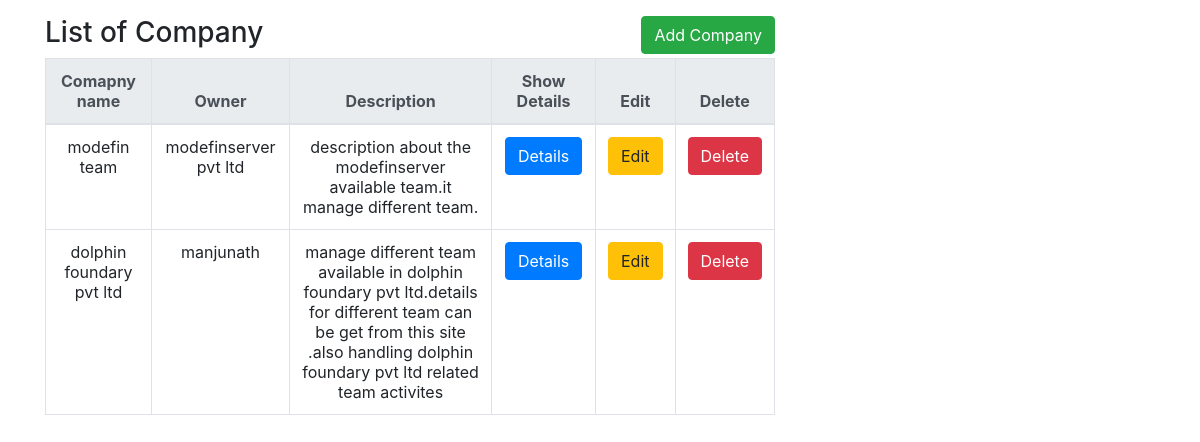
Screenshot of /modelformapp/collection_details/ with the database file from the repository.
### modelformapp/models.py (models this page shows, shortened)
class Collection(models.Model):
    subject = models.CharField(max_length=300, blank=True)
    owner = models.CharField(max_length=300, blank=True)
    note = models.TextField(blank=True)

### modelformapp/views.py (the view)
# urls.py: path('collection_details/', views.collection_details, name='collection_details'),
def collection_details(request):
    collection_obj=Collection.objects.all()
    return render(request,'modelformapp/collection_main.html', {'collection_obj': collection_obj})

### tutorial/templates/modelformapp/collection_main.html
{% extends 'main_base.html' %}
{% block content %}
<div class="row">
    <div class="col-sm-8">
        <p>
            <div class="float-left"><h3>List of Company</h3></div>
            <a class="btn btn-success float-right" href="{%  url 'collection_add' %}">Add Company</a>
        </p>
        <div class="table-responsive-sm">
        {% if collection_obj %}
            <table class="table table-bordered">
                <thead class="thead-light">
                    <tr>
                        <th class="text-center">Comapny name</th>
                        <th class="text-center">Owner</th>
                        <th class="text-center">Description</th>
                         <th class="text-center">Show Details</th>
                        <th class="text-center">Edit</th>
                        <th class="text-center">Delete</th>
                    </tr>
                </thead>
                <tbody>
                {% for p_data in collection_obj %}
                    <tr>
                <td class="text-center">{{p_data.subject}}</td>
                <td class="text-center">{{p_data.owner}}</td>
                <td class="text-center">{{p_data.note}}</td>
        <td class="text-center"><a class="btn btn-primary" href="{%  url 'collection_each_details' p_data.id %}">Details</a></td>
        <td class="text-center"><a class="btn btn-warning" href="{%  url 'collection_edit' p_data.id %}">Edit</a></td>
    <td class="text-center"><a class="btn btn-danger" href="{%  url 'collection_delete' p_data.id %}">Delete</a>
                        </td>
                    </tr>
                {% endfor %}
                </tbody>
                </table>
        </div>
        {% else %}
            <p class="text-center" >There is no collection available.</p>
        {% endif %}
    </div>
</div>
{% endblock content %}

### rows the page displays
Collection: subject "modefin team", owner "modefinserver pvt ltd", note "description about the modefinserver available team.it manage different team."
Collection: subject "dolphin foundary pvt ltd", owner "manjunath", note "manage different team available in dolphin foundary pvt ltd.details for different team can be get from this site .also handling dolphin foundary pvt ltd related team activites"
